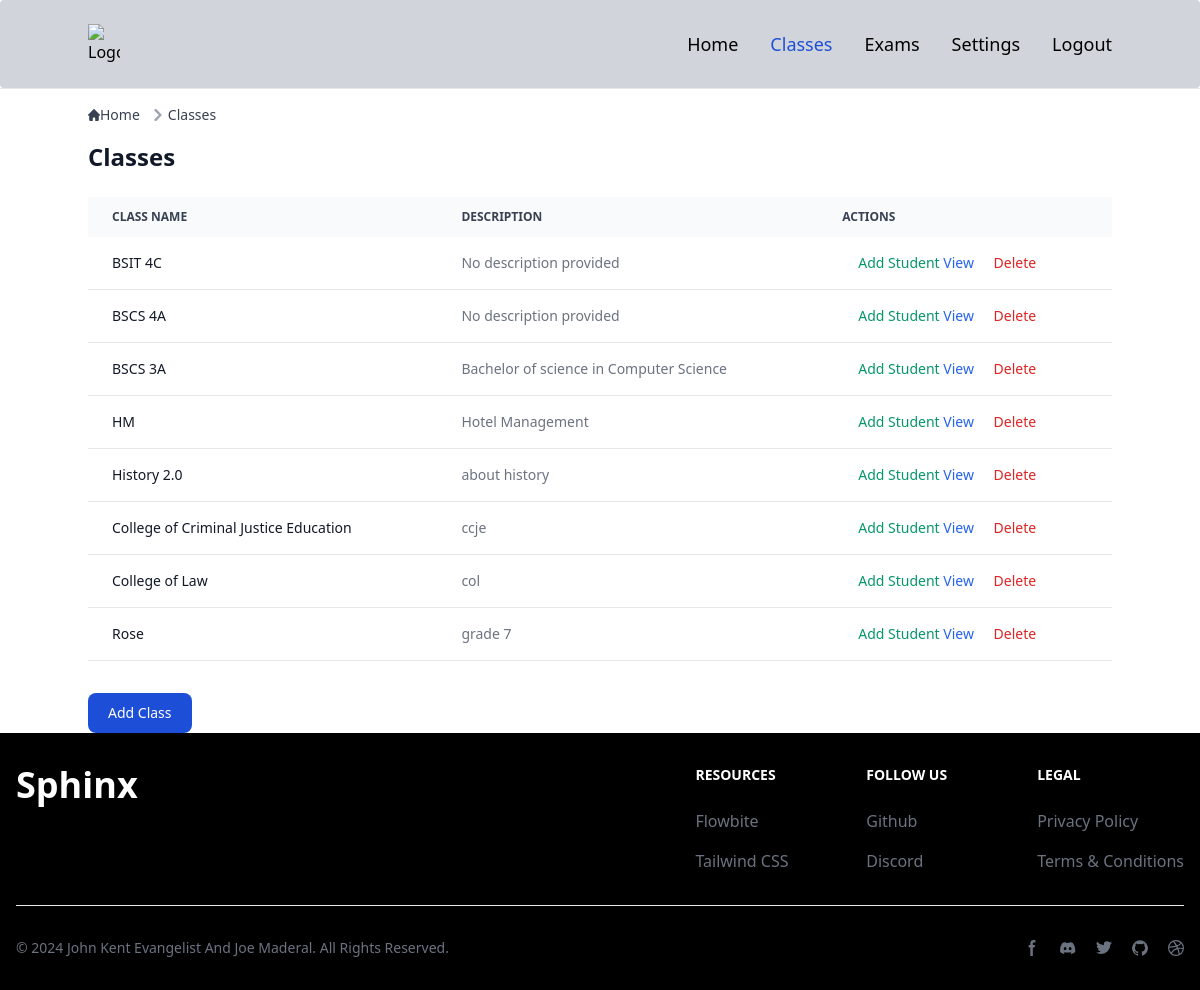
Page /classes/ (signed in) on the committed database.
### smartscoreapp/models.py (models this page shows, shortened)
class Class(models.Model):
    name = models.CharField(max_length=100)
    description = models.TextField(blank=True)
    user = models.ForeignKey(settings.AUTH_USER_MODEL, on_delete=models.CASCADE)

### smartscoreapp/views.py (the view)
# urls.py: path('classes/', classes_view, name='classes'),
@login_required
def classes_view(request):
    user_instance = request.user  # Get the logged-in User instance
    if request.method == 'POST':
        form = ClassNameForm(request.POST)
        if form.is_valid():
            new_class = form.save(commit=False)
            new_class.user = user_instance  # Associate the logged-in user with the class
            new_class.save()
            return redirect('classes')  # Redirect to the classes page after successful creation
    else:
        if user_instance.is_superuser:
            classes = Class.objects.all()
        else:
            classes = Class.objects.filter(user=user_instance)
    context = {
        'classes': classes,
        'form': ClassNameForm()  # Assuming ClassNameForm is your form for adding a new class
    }
    return render(request, 'classes.html', context)

### templates/classes.html (shortened to what this page needs)
{% extends "base.html" %}
{% block content %}
<nav class="flex mb-4" aria-label="Breadcrumb">
  <ol class="inline-flex items-center space-x-1 md:space-x-2 rtl:space-x-reverse">
    <li class="inline-flex items-center">
      <a href="{% url 'index' %}" class="inline-flex items-center text-sm font-medium text-gray-700 hover:text-blue-600 dark:text-gray-400 dark:hover:text-white">
        Home
      </a>
    </li>
    <li class="flex items-center">
      <svg class="rtl:rotate-180 w-3 h-3 text-gray-400 mx-1" aria-hidden="true" xmlns="http://www.w3.org/2000/svg" fill="none" viewBox="0 0 6 10">
        <path stroke="currentColor" stroke-linecap="round" stroke-linejoin="round" stroke-width="2" d="m1 9 4-4-4-4"/>
      </svg>
      <a href="{% url 'classes' %}" class="text-sm font-medium text-gray-700 hover:text-blue-600 dark:text-gray-400 dark:hover:text-white">Classes</a>
    </li>
  </ol>
</nav>
<h1 class="text-2xl font-semibold text-gray-900 dark:text-white mb-6">Classes</h1>
<div class="relative overflow-x-auto mb-6">
  <table class="w-full text-sm text-left rtl:text-right text-gray-500 dark:text-gray-400">
    <thead class="text-xs text-gray-700 uppercase bg-gray-50 dark:bg-gray-700 dark:text-gray-400">
      <tr>
        <th scope="col" class="px-6 py-3">Class Name</th>
        <th scope="col" class="px-6 py-3">Description</th>
        <th scope="col" class="px-6 py-3">Actions</th>
      </tr>
    </thead>
    <tbody>
      {% for class in classes %}
        <tr class="bg-white border-b dark:bg-gray-800 dark:border-gray-700">
          <td class="px-6 py-4 font-medium text-gray-900 dark:text-white">{{ class.name }}</td>
          <td class="px-6 py-4">{{ class.description }}</td>
          <td class="px-6 py-4">
            <button data-modal-target="add-student-modal-{{ class.id }}" data-modal-toggle="add-student-modal-{{ class.id }}" class="text-green-600 hover:underline ml-4">Add Student</button>
            <a href="{% url 'class_detail' class.id %}" class="text-blue-600 hover:underline">View</a>
            <a href="{% url 'delete_class' class.id %}" class="text-red-600 hover:underline ml-4" onclick="return confirm('Are you sure you want to delete this class?');">Delete</a>
          </td>
        </tr>
      {% empty %}
        <tr class="bg-white border-b dark:bg-gray-800 dark:border-gray-700">
          <td colspan="3" class="px-6 py-4 text-center text-gray-500 dark:text-gray-400">No classes available.</td>
        </tr>
      {% endfor %}
    </tbody>
  </table>
</div>
<div class="add-class-section mt-8">
  <button data-modal-target="add-class-modal" data-modal-toggle="add-class-modal" class="block text-white bg-blue-700 hover:bg-blue-800 focus:ring-4 focus:outline-none focus:ring-blue-300 font-medium rounded-lg text-sm px-5 py-2.5 text-center dark:bg-blue-600 dark:hover:bg-blue-700 dark:focus:ring-blue-800" type="button">
    Add Class
  </button>
</div>
{% endblock %}

### rows in the picture
Class: name "BSIT 4C", description "No description provided"
Class: name "BSCS 4A", description "No description provided"
Class: name "BSCS 3A", description "Bachelor of science in Computer Science"
Class: name "HM", description "Hotel Management"
Class: name "History 2.0", description "about history"
Class: name "College of Criminal Justice Education", description "ccje"
Class: name "College of Law", description "col"
Class: name "Rose", description "grade 7"
